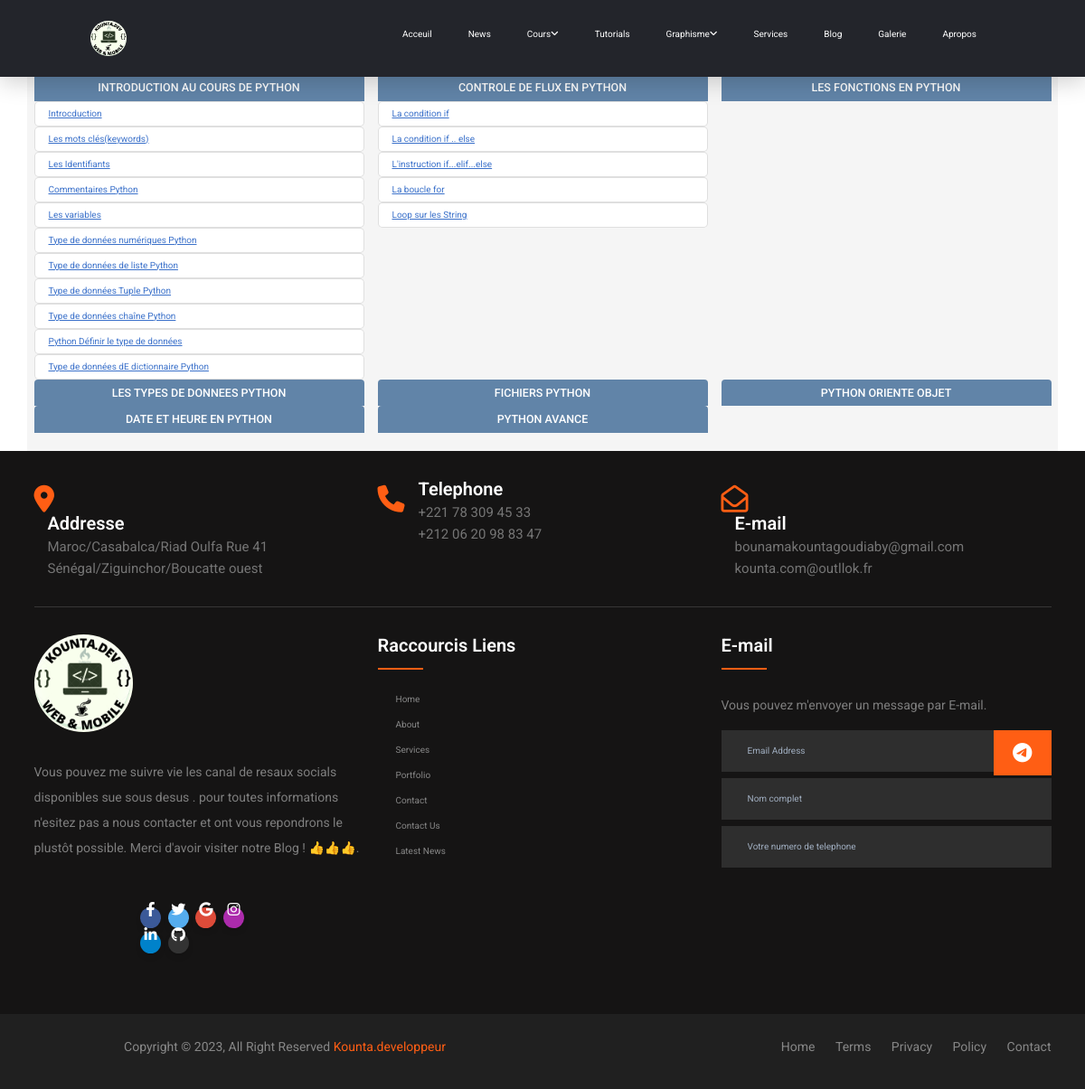
Page /python on the earlier database version.
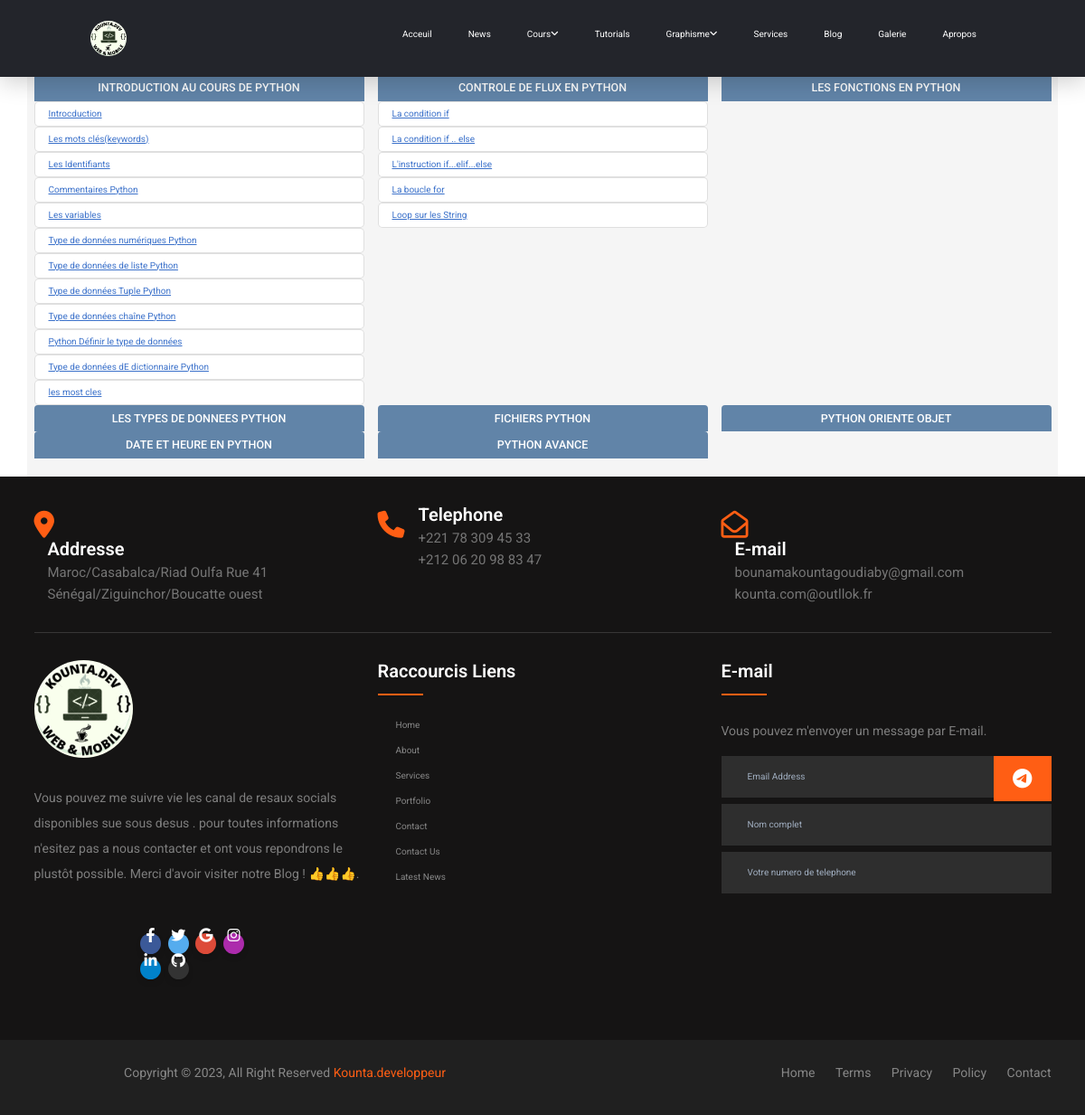
Same page on the later database version.
### blog/models.py (models this page shows, shortened)
class courspython(models.Model):
    categorie = models.ForeignKey(
        Categorypython, on_delete=models.SET_NULL, blank=True, null=True)
    title = models.CharField(max_length=500)
    description = RichTextField()
    code = models.TextField(max_length=50000)
    date_added = models.DateTimeField(auto_now_add=True)
    resultat = models.TextField(max_length=50000)
    class Meta:
        ordering = ['date_added']

### blog/views.py (the view)
# urls.py: path("python", views.python, name="python"),
def python(request):
    pithon1 = courspython.objects.filter(categorie_id=1).values()
    pithon2 = courspython.objects.filter(categorie_id=2).values()
    pithon3 = courspython.objects.filter(categorie_id=3).values()
    pithon4 = courspython.objects.filter(categorie_id=4).values()
    pithon5 = courspython.objects.filter(categorie_id=5).values()
    pithon6 = courspython.objects.filter(categorie_id=6).values()
    pithon7 = courspython.objects.filter(categorie_id=7).values()
    pithon8 = courspython.objects.filter(categorie_id=8).values()
    pithon9 = courspython.objects.filter(categorie_id=9).values()
    return render(request, "blog/python/python.html", {"pithon1": pithon1, "pithon2": pithon2, "pithon3": pithon3, "pithon4": pithon4, "pithon5": pithon5, "pithon6": pithon6, "pithon7": pithon7, "pithon8": pithon8, "pithon9": pithon9, })

### blog/templates/blog/python/python.html (shortened to what this page needs)
{% extends 'base.html' %} {% load static %} {% block content %}
<section class="services section container" id="services">
    <div class="row">
    <div class="col-lg-4">
        <div class="card-body">
            <h5 class="card-title ">INTRODUCTION AU COURS DE PYTHON</h5>
            {% for ptn1 in pithon1 %}
            <ul class="list-group">
                <li class="list-group-item"><a href="{% url 'pythondetail' ptn1.title %}"class="underline">{{ptn1.title}}</a></li>
            </ul>
            {% endfor %}
    </div>
</div>
<div class="col-lg-4">
        <div class="card-body">
            <h5 class="card-title ">CONTROLE  DE FLUX EN PYTHON</h5>
            {% for ptn2 in pithon2 %}
            <ul class="list-group">
                <li class="list-group-item"><a href="{% url 'pythondetail' ptn2.title %}"class="underline">{{ptn2.title}}</a></li>
            </ul>
            {% endfor %}
    </div>
</div>
<div class="col-lg-4">
        <div class="card-body">
            <h5 class="card-title ">LES FONCTIONS EN PYTHON</h5>
    </div>
</div>
<div class="col-lg-4">
        <div class="card-body">
            <h5 class="card-title ">LES TYPES DE DONNEES PYTHON</h5>
    </div>
</div>
<div class="col-lg-4">
        <div class="card-body">
            <h5 class="card-title ">FICHIERS PYTHON</h5>
    </div>
</div>
<div class="col-lg-4">
        <div class="card-body">
            <h5 class="card-title ">PYTHON  ORIENTE OBJET</h5>
    </div>
</div>
<div class="col-lg-4">
        <div class="card-body">
            <h5 class="card-title ">DATE ET HEURE EN PYTHON</h5>
    </div>
</div>
<div class="col-lg-4">
        <div class="card-body">
            <h5 class="card-title ">PYTHON AVANCE</h5>
    </div>
    </div>
    </div>
</section>
{% endblock content %}

Differences in the rows shown:
added courspython: title "les most cles", shown under "INTRODUCTION AU COURS DE PYTHON"
